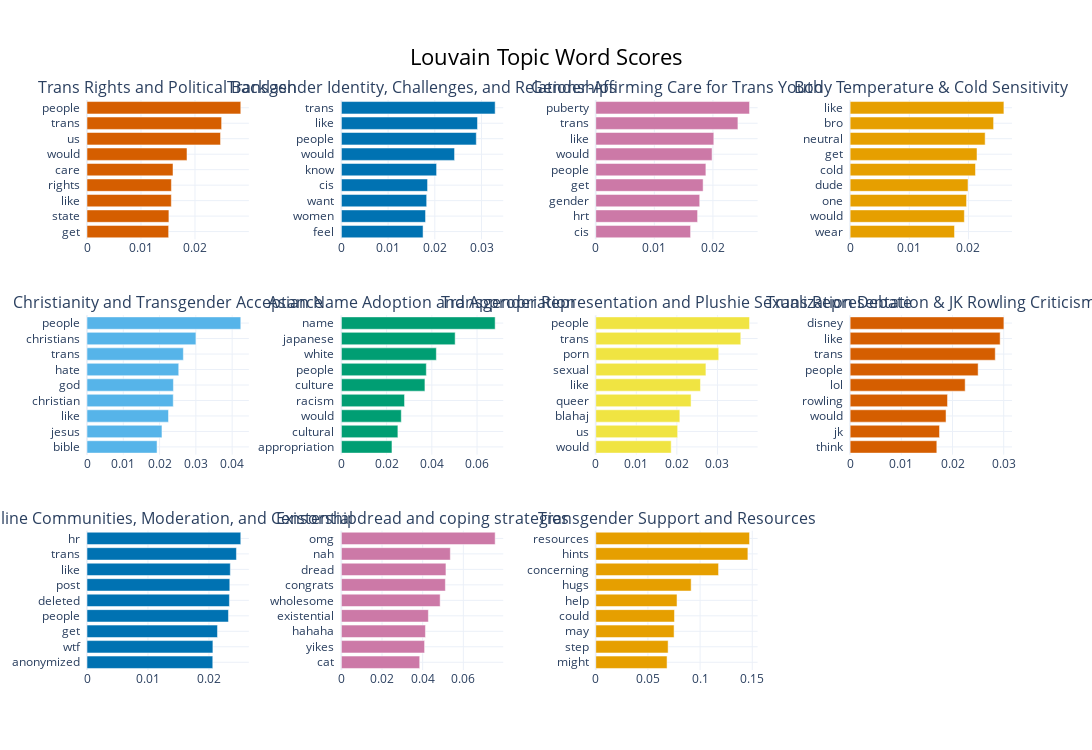

The notebook cell this image was saved under:
### Code cell
louvain_to_bertopic_stile.visualize_barchart(top_n_topics=11, n_words=9, width=450, title="Louvain Topic Word Scores", custom_labels=True)

### Figure 1 — Plotly figure (JSON) as saved in the notebook; plotly's stock layout.template omitted (floating-point values rounded to 4 significant figures)
{"data": [{"marker": {"color": "#D55E00"}, "orientation": "h", "type": "bar", "x": [0.01512, 0.01517, 0.01562, 0.01563, 0.01593, 0.01852, 0.02473, 0.02493, 0.02848], "xaxis": "x", "y": ["get  ", "state  ", "like  ", "rights  ", "care  ", "would  ", "us  ", "trans  ", "people  "], "yaxis": "y"}, {"marker": {"color": "#0072B2"}, "orientation": "h", "type": "bar", "x": [0.01749, 0.01802, 0.01826, 0.01845, 0.02038, 0.02423, 0.02888, 0.02914, 0.03292], "xaxis": "x2", "y": ["feel  ", "women  ", "want  ", "cis  ", "know  ", "would  ", "people  ", "like  ", "trans  "], "yaxis": "y2"}, {"marker": {"color": "#CC79A7"}, "orientation": "h", "type": "bar", "x": [0.01619, 0.01738, 0.01775, 0.01833, 0.0188, 0.01986, 0.02016, 0.02427, 0.02625], "xaxis": "x3", "y": ["cis  ", "hrt  ", "gender  ", "get  ", "people  ", "would  ", "like  ", "trans  ", "puberty  "], "yaxis": "y3"}, {"marker": {"color": "#E69F00"}, "orientation": "h", "type": "bar", "x": [0.01764, 0.01931, 0.01968, 0.01992, 0.02119, 0.02144, 0.02282, 0.02425, 0.02599], "xaxis": "x4", "y": ["wear  ", "would  ", "one  ", "dude  ", "cold  ", "get  ", "neutral  ", "bro  ", "like  "], "yaxis": "y4"}, {"marker": {"color": "#56B4E9"}, "orientation": "h", "type": "bar", "x": [0.0193, 0.02066, 0.02246, 0.02377, 0.02382, 0.02528, 0.02656, 0.03002, 0.04238], "xaxis": "x5", "y": ["bible  ", "jesus  ", "like  ", "christian  ", "god  ", "hate  ", "trans  ", "christians  ", "people  "], "yaxis": "y5"}, {"marker": {"color": "#009E73"}, "orientation": "h", "type": "bar", "x": [0.02237, 0.02499, 0.02649, 0.02793, 0.03695, 0.03757, 0.042, 0.05032, 0.06801], "xaxis": "x6", "y": ["appropriation  ", "cultural  ", "would  ", "racism  ", "culture  ", "people  ", "white  ", "japanese  ", "name  "], "yaxis": "y6"}, {"marker": {"color": "#F0E442"}, "orientation": "h", "type": "bar", "x": [0.0186, 0.02019, 0.02073, 0.0235, 0.02581, 0.02716, 0.03032, 0.03575, 0.03791], "xaxis": "x7", "y": ["would  ", "us  ", "blahaj  ", "queer  ", "like  ", "sexual  ", "porn  ", "trans  ", "people  "], "yaxis": "y7"}, {"marker": {"color": "#D55E00"}, "orientation": "h", "type": "bar", "x": [0.01694, 0.01746, 0.01874, 0.01903, 0.02247, 0.025, 0.02835, 0.0293, 0.03004], "xaxis": "x8", "y": ["think  ", "jk  ", "would  ", "rowling  ", "lol  ", "people  ", "trans  ", "like  ", "disney  "], "yaxis": "y8"}, {"marker": {"color": "#0072B2"}, "orientation": "h", "type": "bar", "x": [0.02063, 0.02065, 0.0214, 0.0232, 0.02336, 0.02342, 0.0235, 0.02451, 0.02522], "xaxis": "x9", "y": ["anonymized  ", "wtf  ", "get  ", "people  ", "deleted  ", "post  ", "like  ", "trans  ", "hr  "], "yaxis": "y9"}, {"marker": {"color": "#CC79A7"}, "orientation": "h", "type": "bar", "x": [0.03853, 0.04094, 0.04136, 0.04281, 0.0486, 0.05117, 0.05145, 0.05361, 0.07567], "xaxis": "x10", "y": ["cat  ", "yikes  ", "hahaha  ", "existential  ", "wholesome  ", "congrats  ", "dread  ", "nah  ", "omg  "], "yaxis": "y10"}, {"marker": {"color": "#E69F00"}, "orientation": "h", "type": "bar", "x": [0.06834, 0.06935, 0.07507, 0.07544, 0.0779, 0.09143, 0.1177, 0.1458, 0.1474], "xaxis": "x11", "y": ["might  ", "step  ", "may  ", "could  ", "help  ", "hugs  ", "concerning  ", "hints  ", "resources  "], "yaxis": "y11"}], "layout": {"annotations": [{"font": {"size": 16}, "showarrow": false, "text": "Trans Rights and Political Backlash", "x": 0.0875, "xanchor": "center", "xref": "paper", "y": 1, "yanchor": "bottom", "yref": "paper"}, {"font": {"size": 16}, "showarrow": false, "text": "Transgender Identity, Challenges, and Relationships", "x": 0.3625, "xanchor": "center", "xref": "paper", "y": 1, "yanchor": "bottom", "yref": "paper"}, {"font": {"size": 16}, "showarrow": false, "text": "Gender-Affirming Care for Trans Youth", "x": 0.6375, "xanchor": "center", "xref": "paper", "y": 1, "yanchor": "bottom", "yref": "paper"}, {"font": {"size": 16}, "showarrow": false, "text": "Body Temperature & Cold Sensitivity", "x": 0.9125, "xanchor": "center", "xref": "paper", "y": 1, "yanchor": "bottom", "yref": "paper"}, {"font": {"size": 16}, "showarrow": false, "text": "Christianity and Transgender Acceptance", "x": 0.0875, "xanchor": "center", "xref": "paper", "y": 0.6222, "yanchor": "bottom", "yref": "paper"}, {"font": {"size": 16}, "showarrow": false, "text": "Asian Name Adoption and Appropriation", "x": 0.3625, "xanchor": "center", "xref": "paper", "y": 0.6222, "yanchor": "bottom", "yref": "paper"}, {"font": {"size": 16}, "showarrow": false, "text": "Transgender Representation and Plushie Sexualization Debate", "x": 0.6375, "xanchor": "center", "xref": "paper", "y": 0.6222, "yanchor": "bottom", "yref": "paper"}, {"font": {"size": 16}, "showarrow": false, "text": "Trans Representation & JK Rowling Criticism", "x": 0.9125, "xanchor": "center", "xref": "paper", "y": 0.6222, "yanchor": "bottom", "yref": "paper"}, {"font": {"size": 16}, "showarrow": false, "text": "Online Communities, Moderation, and Censorship", "x": 0.0875, "xanchor": "center", "xref": "paper", "y": 0.2444, "yanchor": "bottom", "yref": "paper"}, {"font": {"size": 16}, "showarrow": false, "text": "Existential dread and coping strategies", "x": 0.3625, "xanchor": "center", "xref": "paper", "y": 0.2444, "yanchor": "bottom", "yref": "paper"}, {"font": {"size": 16}, "showarrow": false, "text": "Transgender Support and Resources", "x": 0.6375, "xanchor": "center", "xref": "paper", "y": 0.2444, "yanchor": "bottom", "yref": "paper"}], "height": 750, "hoverlabel": {"bgcolor": "white", "font": {"family": "Rockwell", "size": 16}}, "showlegend": false, "title": {"font": {"color": "Black", "size": 22}, "text": "Louvain Topic Word Scores", "x": 0.5, "xanchor": "center", "yanchor": "top"}, "width": 1800, "xaxis": {"anchor": "y", "domain": [0, 0.175], "showgrid": true}, "xaxis10": {"anchor": "y10", "domain": [0.275, 0.45], "showgrid": true}, "xaxis11": {"anchor": "y11", "domain": [0.55, 0.725], "showgrid": true}, "xaxis12": {"anchor": "y12", "domain": [0.825, 1], "showgrid": true}, "xaxis2": {"anchor": "y2", "domain": [0.275, 0.45], "showgrid": true}, "xaxis3": {"anchor": "y3", "domain": [0.55, 0.725], "showgrid": true}, "xaxis4": {"anchor": "y4", "domain": [0.825, 1], "showgrid": true}, "xaxis5": {"anchor": "y5", "domain": [0, 0.175], "showgrid": true}, "xaxis6": {"anchor": "y6", "domain": [0.275, 0.45], "showgrid": true}, "xaxis7": {"anchor": "y7", "domain": [0.55, 0.725], "showgrid": true}, "xaxis8": {"anchor": "y8", "domain": [0.825, 1], "showgrid": true}, "xaxis9": {"anchor": "y9", "domain": [0, 0.175], "showgrid": true}, "yaxis": {"anchor": "x", "domain": [0.7556, 1], "showgrid": true}, "yaxis10": {"anchor": "x10", "domain": [0, 0.2444], "showgrid": true}, "yaxis11": {"anchor": "x11", "domain": [0, 0.2444], "showgrid": true}, "yaxis12": {"anchor": "x12", "domain": [0, 0.2444], "showgrid": true}, "yaxis2": {"anchor": "x2", "domain": [0.7556, 1], "showgrid": true}, "yaxis3": {"anchor": "x3", "domain": [0.7556, 1], "showgrid": true}, "yaxis4": {"anchor": "x4", "domain": [0.7556, 1], "showgrid": true}, "yaxis5": {"anchor": "x5", "domain": [0.3778, 0.6222], "showgrid": true}, "yaxis6": {"anchor": "x6", "domain": [0.3778, 0.6222], "showgrid": true}, "yaxis7": {"anchor": "x7", "domain": [0.3778, 0.6222], "showgrid": true}, "yaxis8": {"anchor": "x8", "domain": [0.3778, 0.6222], "showgrid": true}, "yaxis9": {"anchor": "x9", "domain": [0, 0.2444], "showgrid": true}}}
